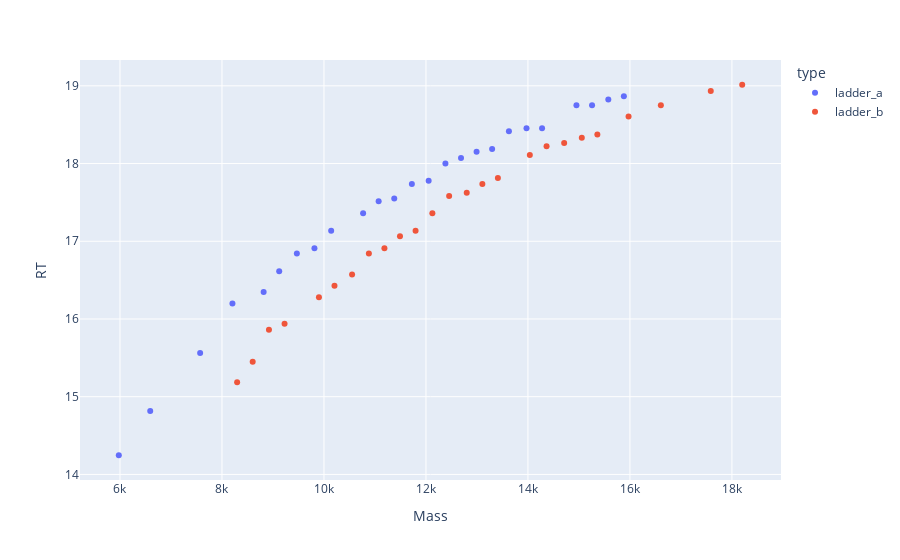

Notebook code for this chart:
### Code cell
plotly_zones(df_5p, df_3p)

### Figure 1 — Plotly figure (JSON) as saved in the notebook; plotly's stock layout.template omitted (floating-point values rounded to 4 significant figures)
{"data": [{"hovertemplate": "type=ladder_a<br>Mass=%{x}<br>RT=%{y}<extra></extra>", "legendgroup": "ladder_a", "marker": {"color": "#636efa", "symbol": "circle"}, "mode": "markers", "name": "ladder_a", "orientation": "v", "showlegend": true, "type": "scatter", "x": [10770.0, 15260.0, 9813.0, 9468.0, 12990.0, 7572.0, 15880.0, 12380.0, 14280.0, 8205.0, 9122.0, 12050.0, 11070.0, 8817.0, 5977.0, 15580.0, 13970.0, 6593.0, 12690.0, 14950.0, 11380.0, 11720.0, 10140.0, 13300.0, 13630.0], "xaxis": "x", "y": [17.36, 18.75, 16.91, 16.84, 18.15, 15.56, 18.87, 18.0, 18.46, 16.2, 16.62, 17.78, 17.51, 16.35, 14.25, 18.82, 18.46, 14.82, 18.07, 18.75, 17.55, 17.74, 17.14, 18.19, 18.41], "yaxis": "y"}, {"hovertemplate": "type=ladder_b<br>Mass=%{x}<br>RT=%{y}<extra></extra>", "legendgroup": "ladder_b", "marker": {"color": "#EF553B", "symbol": "circle"}, "mode": "markers", "name": "ladder_b", "orientation": "v", "showlegend": true, "type": "scatter", "x": [14040.0, 10880.0, 8297.0, 8602.0, 11490.0, 15360.0, 13410.0, 10550.0, 12450.0, 12130.0, 17590.0, 9227.0, 10210.0, 15970.0, 16610.0, 13110.0, 14360.0, 15060.0, 8921.0, 11800.0, 11190.0, 9901.0, 12800.0, 18200.0, 14710.0], "xaxis": "x", "y": [18.11, 16.84, 15.19, 15.45, 17.07, 18.37, 17.81, 16.57, 17.58, 17.36, 18.93, 15.94, 16.43, 18.61, 18.75, 17.74, 18.22, 18.33, 15.86, 17.14, 16.91, 16.28, 17.63, 19.01, 18.26], "yaxis": "y"}], "layout": {"legend": {"title": {"text": "type"}, "tracegroupgap": 0}, "margin": {"t": 60}, "xaxis": {"anchor": "y", "domain": [0, 1], "title": {"text": "Mass"}}, "yaxis": {"anchor": "x", "domain": [0, 1], "title": {"text": "RT"}}}}
